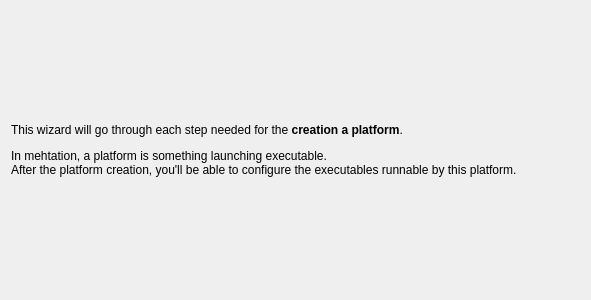
<?xml version="1.0" encoding="UTF-8"?>
<ui version="4.0">
 <class>PlatformWizard1</class>
 <widget class="QWizardPage" name="PlatformWizard1">
  <property name="geometry">
   <rect>
    <x>0</x>
    <y>0</y>
    <width>591</width>
    <height>300</height>
   </rect>
  </property>
  <property name="windowTitle">
   <string>WizardPage</string>
  </property>
  <layout class="QVBoxLayout" name="verticalLayout">
   <item>
    <widget class="QLabel" name="label">
     <property name="text">
      <string>&lt;html&gt;&lt;head/&gt;&lt;body&gt;&lt;p&gt;This wizard will go through each step needed for the &lt;span style=&quot; font-weight:600;&quot;&gt;creation a platform&lt;/span&gt;.&lt;/p&gt;&lt;p&gt;In mehtation, a platform is something launching executable.&lt;br/&gt;After the platform creation, you'll be able to configure the executables runnable by this platform.&lt;/p&gt;&lt;/body&gt;&lt;/html&gt;</string>
     </property>
    </widget>
   </item>
  </layout>
 </widget>
 <resources/>
 <connections/>
</ui>
